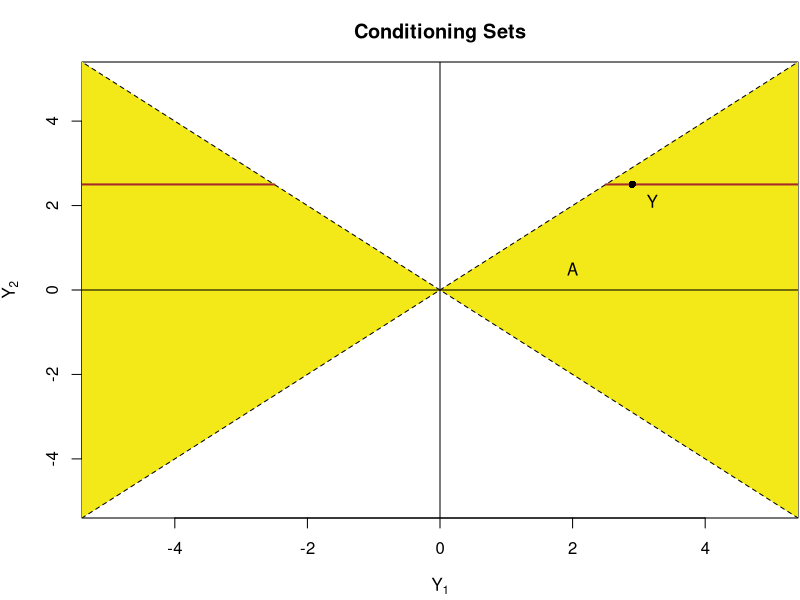
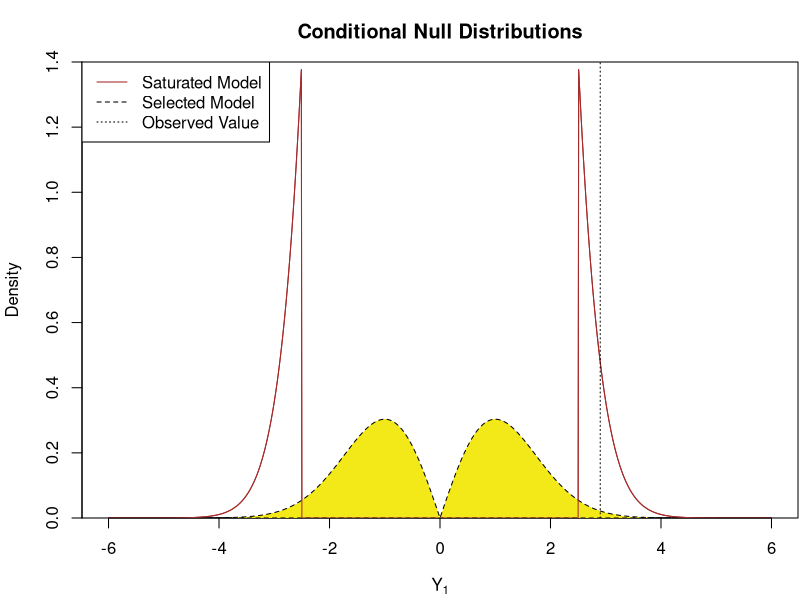
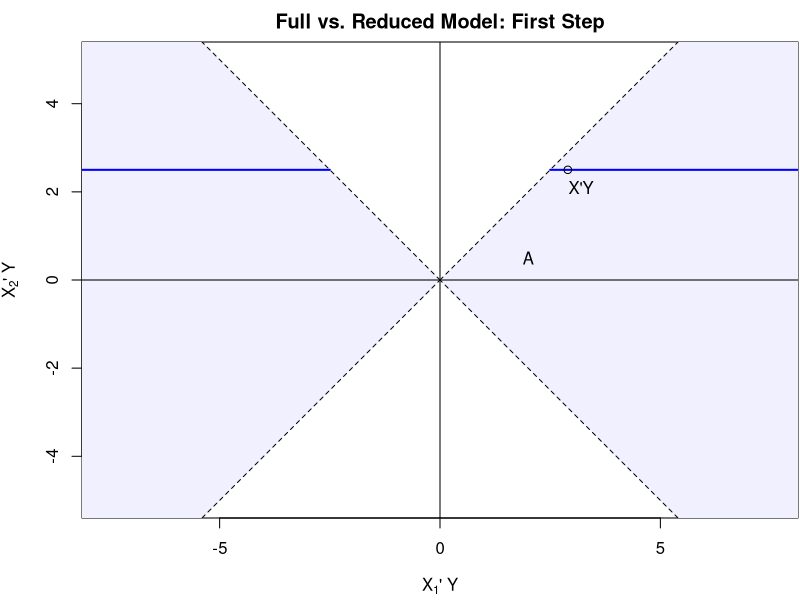

Write the R code that produced these figures, in order.

# Fig 5a
pdf("fullvred.pdf",height=4.3,width=4)
par(mar=c(4.1,4.1,3.1,0.1))
y <- t(c(2.9,2.5))
plot(y,xlim=c(-5,5),ylim=c(-5,5),xlab=expression(Y[1]),ylab=expression(Y[2]),
     main="Conditioning Sets")#"Full vs. Reduced Model: First Step",asp=1)
polygon(c(0,10,10),c(0,10,-10),lty=2,col="#F4E918")
polygon(c(0,-10,-10),c(0,10,-10),lty=2,col="#F4E918")
abline(h=0)
abline(v=0)
text(2,.5,"A")
text(y+c(.3,-.4),labels="Y")
lines(c(y[2],10),c(y[2],y[2]),lwd=2,col="brown")
lines(c(-y[2],-10),c(y[2],y[2]),lwd=2,col="brown")
points(y,pch=16)
dev.off()

# Fig 5b
pdf("fullvredNulls.pdf",height=4.3,width=4)
par(mar=c(4.1,4.1,3.1,0.1),yaxs="i")
x <- seq(-6,6,.01)
plot(x,(abs(x)>2.5)*dnorm(x)/2/pnorm(-2.5),ylim=c(0,1.4),lty=1,
      col="brown",type="l",
      main="Conditional Null Distributions",
      ylab="Density",xlab=expression(Y[1]))
polygon(c(x,0),c(abs(x)*dnorm(x)/2/integrate(function(u) u*dnorm(u),0,10)$value,0),lty=2,col="#F4E918")
lines(x,(abs(x)>2.5)*dnorm(x)/2/pnorm(-2.5),col="brown")
legend("topleft",legend=c("Saturated Model","Selected Model","Observed Value"),lty=1:3,bg="white", col=c("brown","black","black"))
#norm.y <- sqrt(sum(y^2))
#curve((abs(x)>2.5)*dbeta((x/norm.y)^2,.5,.5)*abs(x/norm.y)/norm.y/2,-norm.y,norm.y,add=T)
abline(v=2.9,lty=3)
dev.off()

# p-values for selected and saturated models
integrate(function(x) abs(x)*dnorm(x)/integrate(function(u) u*dnorm(u), 0, 10)$value, 2.9,10)
pnorm(-2.9)/pnorm(-2.5)

B <- 10000
mu <- c(5,5)
pvals <- NULL
for(b in 1:B) {
    y <- mu + rnorm(2)
    if(abs(y[1]) > abs(y[2])) {
        pvals <- rbind(pvals, c(
            integrate(function(x) abs(x)*dnorm(x)/integrate(function(u) u*dnorm(u), 0, 10)$value, abs(y[1]),10)$value,
            pnorm(-abs(y[1]))/pnorm(-abs(y[2]))
            ))
    }
}
mean(pvals[,1]<.05)
mean(pvals[,2]<.05)

#hist(cos(2*pi*runif(1000000)),freq=F,breaks=seq(-1,1,.025))
#curve(dbeta(x^2,.5,.5)*abs(x),-1,1,add=T)

pdf("fullvredXty.pdf",height=4.3,width=4)
par(mar=c(4.1,4.1,2.1,0.1))
y <- t(c(2.9,2.5))
plot(y,xlim=c(-5,5),ylim=c(-5,5),
     xlab=expression(paste(X[1],"' Y",sep="")),
     ylab=expression(paste(X[2],"' Y",sep="")),
     main="Full vs. Reduced Model: First Step",asp=1)
polygon(c(0,10,10),c(0,10,-10),lty=2,col="#F0F0FF")
polygon(c(0,-10,-10),c(0,10,-10),lty=2,col="#F0F0FF")
abline(h=0)
abline(v=0)
text(2,.5,"A")
text(y+c(.3,-.4),labels="X'Y")
lines(c(y[2],10),c(y[2],y[2]),lwd=2,col="blue")
lines(c(-y[2],-10),c(y[2],y[2]),lwd=2,col="blue")
points(y)
dev.off()
